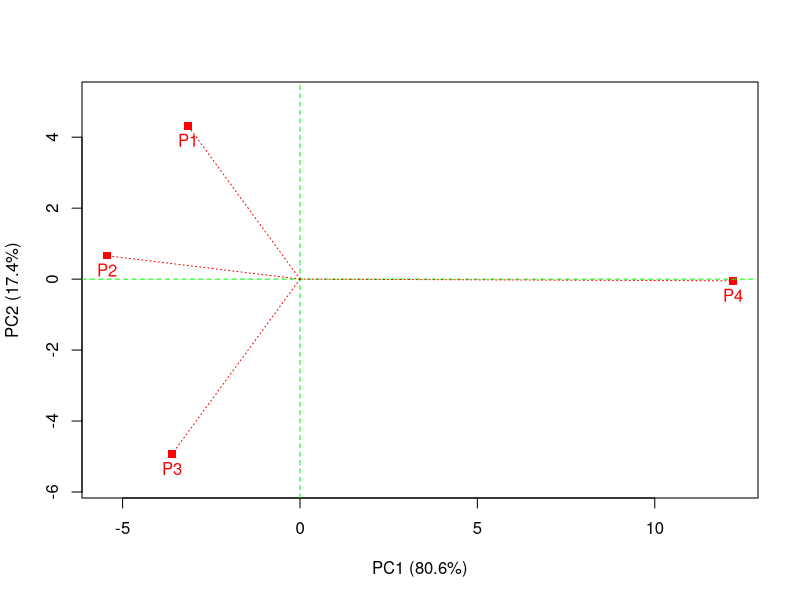
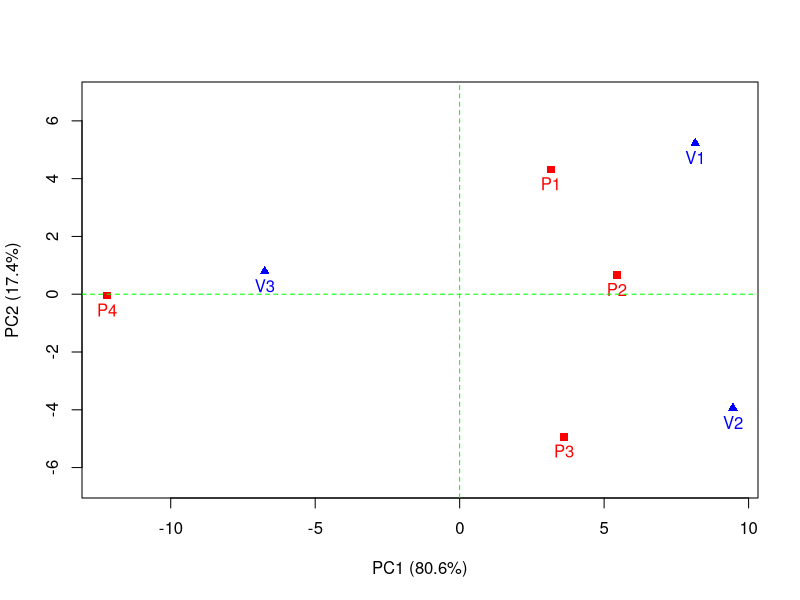

Write the R code that produced these figures, in order.
###########################################################################
## Código de la entrada Descomposición en Valores Singulares
## 10/02/2014
###########################################################################

## ------------------------------------------------------------------------
X <- matrix(c( 5, -1, -2,
                4,  4, -1,
               -2,  5, -3,
               -7, -8,  6),
             byrow=T, nrow=4, ncol=3,
             dimnames=list(c("P1", "P2", "P3", "P4"), c("V1", "V2", "V3")))
X
S <- t(X)%*%X
S
eigen(S)


## ------------------------------------------------------------------------
svd(X)


## ------------------------------------------------------------------------
eigen(S)$values
svd(X)$d^2


## ------------------------------------------------------------------------
eigen(S)$vectors
svd(X)$v


## ----echo=F, fig.width=5, fig.height=5-----------------------------------
EA <- eigen(S)
PT <- X %*% EA$vectors
plot(1, type = 'n', asp=1, xlim = range(PT[,1]), ylim = range(PT[,2]),
     xlab = "PC1 (80.6%)", ylab = "PC2 (17.4%)")
points(PT[,1], PT[,2], col = "red", lwd = 2, pch=15)
text(PT[,1], PT[,2], labels = row.names(PT), adj = c(0.5, 0.5), col = "red", pos=1)
abline(h = 0, v = 0, col="green", lty = 2)
for (i in 1:4) lines(c(0,PT[i,1]), c(0,PT[i,2]), col="red", lty=3)


## ------------------------------------------------------------------------
V <- eigen(S)$vectors
V


## ------------------------------------------------------------------------
X%*%V


## ----echo=F, fig.width=5, fig.height=5-----------------------------------
DVS <- svd(X)
D <- diag(DVS$d)
P <- DVS$u %*% D
V <- DVS$v %*% D
plot(1, type = 'n', asp=1, xlim = range(c(-P[,1], -V[,1])), ylim = range(c(P[,2], V[,2])),
     xlab = "PC1 (80.6%)", ylab = "PC2 (17.4%)")
points(-P[,1], P[,2], col = "red", lwd = 2, pch=15)
text(-P[,1], P[,2], labels = row.names(X), adj = c(0.5, 0.5), col = "red", pos=1)
points(-V[,1], V[,2], col = "blue", lwd = 2, pch=17)
text(-V[,1], V[,2], labels = colnames(X), adj = c(0.5, 0.5), col = "blue", pos=1)
abline(h = 0, v = 0, col="green", lty = 2)


